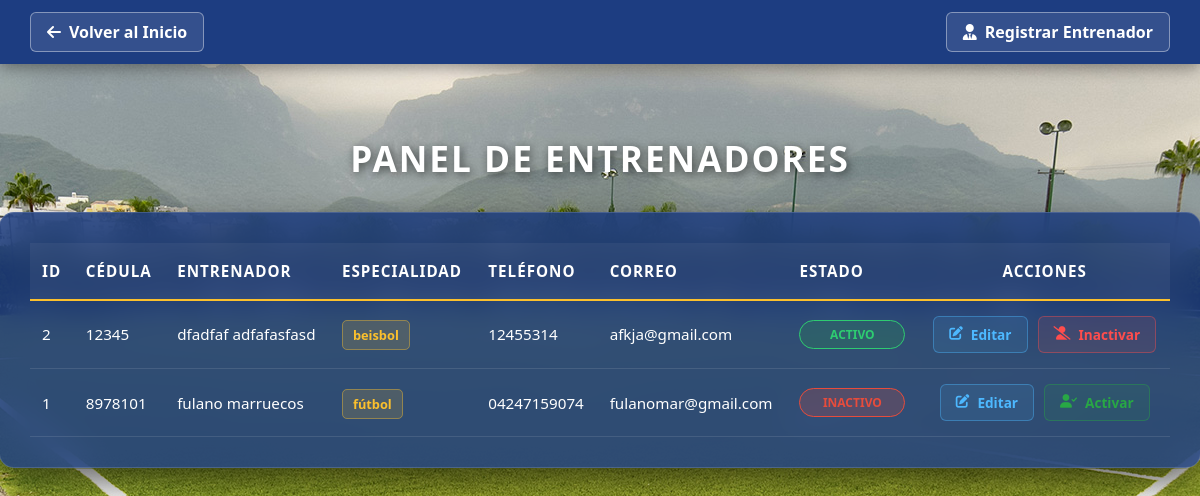
The page /vista/ver_entrenadores.php on the database as committed earlier.
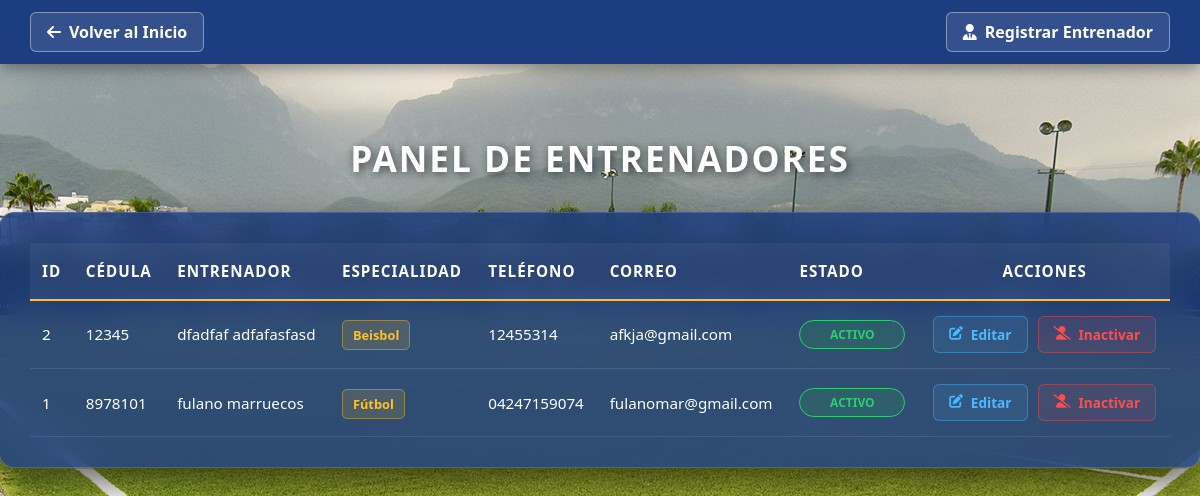
The same page on the database as committed later.
### tables this page shows
CREATE TABLE `entrenadores` (
  `id` int(11) NOT NULL,
  `cedula` varchar(20) NOT NULL,
  `nombre` varchar(100) NOT NULL,
  `apellido` varchar(100) NOT NULL,
  `disciplina_id` int(11) DEFAULT NULL,
  `telefono` varchar(20) DEFAULT NULL,
  `correo` varchar(100) DEFAULT NULL,
  `estado` enum('activo','inactivo') NOT NULL
);

CREATE TABLE `disciplinas` (
  `id` int(11) NOT NULL,
  `nombre_disciplina` varchar(50) NOT NULL
);

### controlador/controlador_entrenadores.php (called while the page is built, shortened)
<?php
require_once 'conexion.php';
$sql = "SELECT
            e.id,
            e.cedula,
            e.nombre,
            e.apellido,
            e.telefono,
            e.correo,
            e.estado,
            d.nombre_disciplina
        FROM entrenadores e
        LEFT JOIN disciplinas d ON e.disciplina_id = d.id
        ORDER BY e.id DESC";
$resultado = $conexion->query($sql);
?>

### vista/ver_entrenadores.php (the view, shortened to what this page needs)
<?php
require_once '../controlador/controlador_entrenadores.php';
?>
<!DOCTYPE html>
<html lang="es">
<head>
    <link rel="stylesheet" href="../estilo/style11.css">
    <link rel="stylesheet" href="https://cdnjs.cloudflare.com/ajax/libs/font-awesome/6.0.0/css/all.min.css">
</head>
<body>
    <header class="main-header">
        <div class="header-container">
            <a href="../vista/inicio.php" class="btn-back">
                <i class="fas fa-arrow-left"></i> Volver al Inicio
            </a>
            <a href="registrar_entrenadores.php" class="btn-back">
                <i class="fas fa-user-tie"></i> Registrar Entrenador
            </a>
        </div>
    </header>
    <main class="central-container">
        <h1 class="main-title">Panel de Entrenadores</h1>
        <div class="glass-table-container">
            <?php if (isset($resultado) && $resultado->num_rows > 0): ?>
                <table class="user-table">
                    <thead>
                        <tr>
                            <th>ID</th>
                            <th>Cédula</th>
                            <th>Entrenador</th>
                            <th>Especialidad</th>
                            <th>Teléfono</th>
                            <th>Correo</th>
                            <th>Estado</th>
                            <th style="text-align: center;">Acciones</th>
                        </tr>
                    </thead>
                    <tbody>
                        <?php while($row = $resultado->fetch_assoc()): ?>
                            <tr>
                                <td><?php echo $row['id']; ?></td>
                                <td><?php echo htmlspecialchars($row['cedula']); ?></td>
                                <td><?php echo htmlspecialchars($row['nombre'] . " " . $row['apellido']); ?></td>
                                <td>
                                    <span class="badge-disciplina">
                                        <?php echo htmlspecialchars($row['nombre_disciplina'] ?? 'Sin asignar'); ?>
                                    </span>
                                </td>
                                <td><?php echo htmlspecialchars($row['telefono']); ?></td>
                                <td><?php echo htmlspecialchars($row['correo']); ?></td>
                                <td>
                                    <?php $clase = ($row['estado'] == 'activo') ? 'estado-activo' : 'estado-inactivo'; ?>
                                    <span class="badge-estado <?php echo $clase; ?>"><?php echo ucfirst($row['estado']); ?></span>
                                </td>
                                <td class="action-cell">
                                    <a href="editar_entrenador.php?id=<?php echo $row['id']; ?>" class="btn-table edit">
                                        <i class="fas fa-edit"></i> Editar
                                    </a>
                                    <?php if ($row['estado'] == 'activo'): ?>
                                        <a href="../controlador/controlador_estado_entrenador.php?id=<?php echo $row['id']; ?>&actual=activo" class="btn-inactivar">
                                            <i class="fas fa-user-slash"></i> Inactivar
                                        </a>
                                    <?php else: ?>
                                        <a href="../controlador/controlador_estado_entrenador.php?id=<?php echo $row['id']; ?>&actual=inactivo" class="btn-activar">
                                            <i class="fas fa-user-check"></i> Activar
                                        </a>
                                    <?php endif; ?>
                                </td>
                            </tr>
                        <?php endwhile; ?>
                    </tbody>
                </table>
            <?php endif; ?>
        </div>
    </main>
</body>
</html>

Rows that differ between the two databases and show on the page:
changed through a linked row, entrenadores "dfadfaf adfafasfasd": disciplina.nombre_disciplina "beisbol" → "Beisbol"
changed entrenadores "fulano marruecos": disciplina.nombre_disciplina "fútbol" → "Fútbol"; estado "INACTIVO" → "ACTIVO"; estado "Activar" → "Inactivar"
